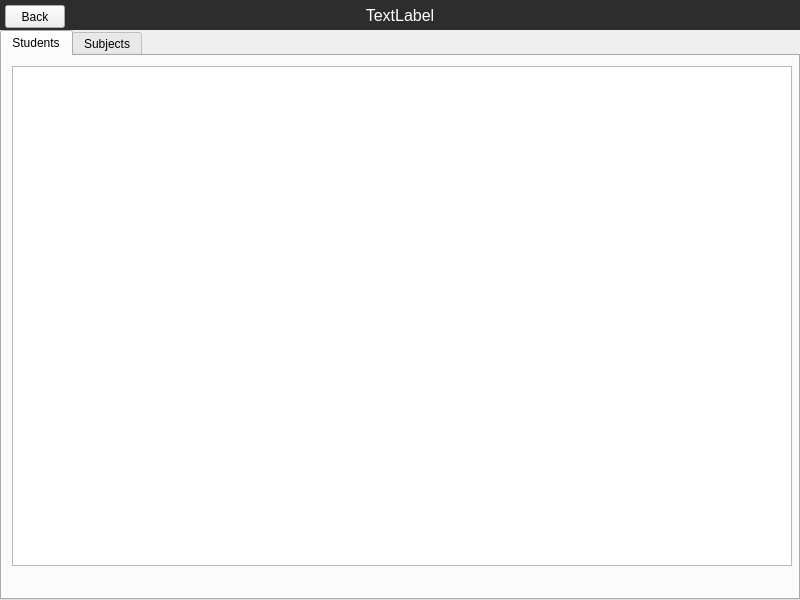
<?xml version="1.0" encoding="UTF-8"?>
<ui version="4.0">
 <class>Form</class>
 <widget class="QWidget" name="Form">
  <property name="geometry">
   <rect>
    <x>0</x>
    <y>0</y>
    <width>800</width>
    <height>600</height>
   </rect>
  </property>
  <property name="windowTitle">
   <string>Form</string>
  </property>
  <widget class="QPushButton" name="btn_back">
   <property name="geometry">
    <rect>
     <x>5</x>
     <y>5</y>
     <width>60</width>
     <height>23</height>
    </rect>
   </property>
   <property name="text">
    <string>Back</string>
   </property>
  </widget>
  <widget class="QLabel" name="lbl_course_name">
   <property name="geometry">
    <rect>
     <x>0</x>
     <y>0</y>
     <width>800</width>
     <height>30</height>
    </rect>
   </property>
   <property name="font">
    <font>
     <pointsize>12</pointsize>
    </font>
   </property>
   <property name="styleSheet">
    <string notr="true">background-color: rgb(45, 45, 45);
color: rgb(255, 255, 255);</string>
   </property>
   <property name="text">
    <string>TextLabel</string>
   </property>
   <property name="alignment">
    <set>Qt::AlignCenter</set>
   </property>
  </widget>
  <widget class="QTabWidget" name="tabWidget">
   <property name="geometry">
    <rect>
     <x>0</x>
     <y>30</y>
     <width>800</width>
     <height>570</height>
    </rect>
   </property>
   <property name="tabShape">
    <enum>QTabWidget::Rounded</enum>
   </property>
   <property name="currentIndex">
    <number>0</number>
   </property>
   <widget class="QWidget" name="tabStudent">
    <attribute name="title">
     <string>Students</string>
    </attribute>
    <widget class="QTableWidget" name="tableStudent">
     <property name="geometry">
      <rect>
       <x>10</x>
       <y>10</y>
       <width>780</width>
       <height>500</height>
      </rect>
     </property>
     <attribute name="horizontalHeaderDefaultSectionSize">
      <number>150</number>
     </attribute>
     <attribute name="horizontalHeaderShowSortIndicator" stdset="0">
      <bool>true</bool>
     </attribute>
    </widget>
   </widget>
   <widget class="QWidget" name="tab_2">
    <attribute name="title">
     <string>Subjects</string>
    </attribute>
    <widget class="QTableWidget" name="tableSubject">
     <property name="geometry">
      <rect>
       <x>10</x>
       <y>10</y>
       <width>780</width>
       <height>500</height>
      </rect>
     </property>
    </widget>
   </widget>
  </widget>
  <zorder>lbl_course_name</zorder>
  <zorder>btn_back</zorder>
  <zorder>tabWidget</zorder>
 </widget>
 <resources/>
 <connections/>
</ui>
